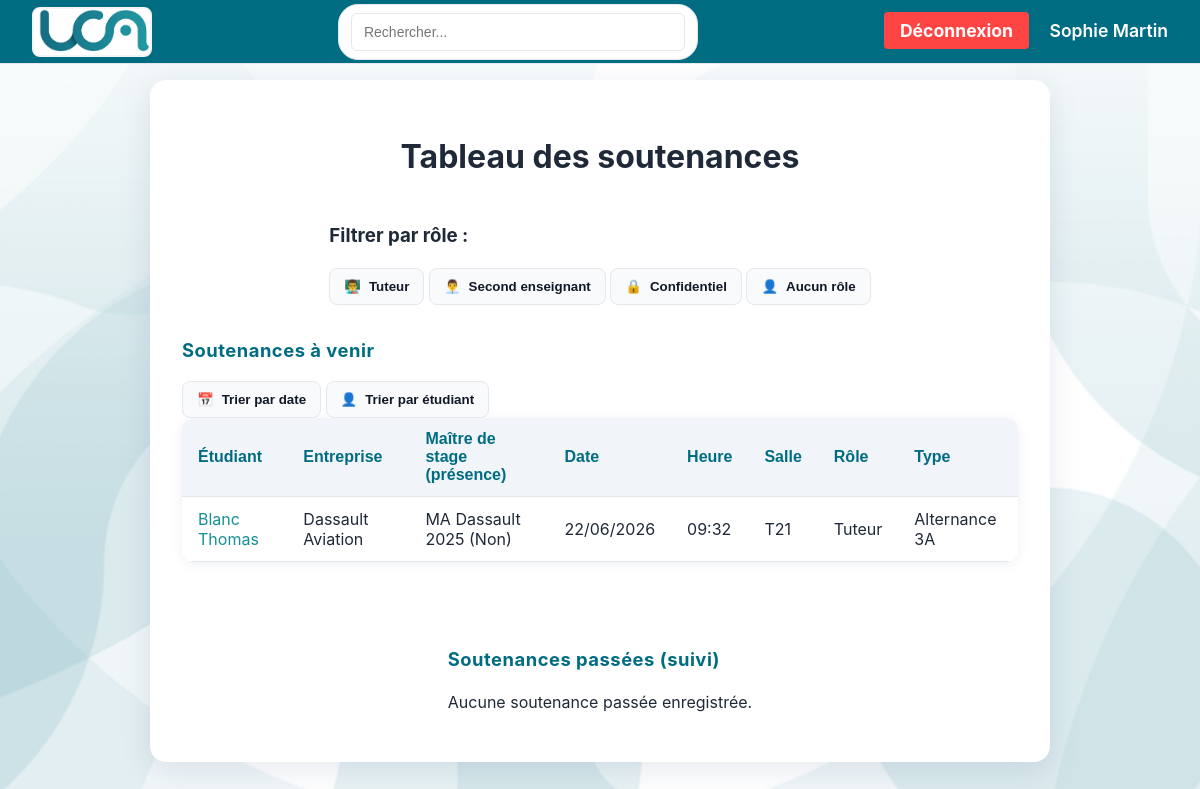
The app's page /front/Front_PartieA/public/index.php (signed in) with its own data.
### tables this page shows
CREATE TABLE `EvalStage` (
  `IdEvalStage` smallint(6) NOT NULL,
  `note` float DEFAULT NULL,
  `commentaireJury` varchar(200) DEFAULT NULL,
  `presenceMaitreStageApp` tinyint(1) DEFAULT NULL,
  `confidentiel` tinyint(1) DEFAULT NULL,
  `date_h` datetime DEFAULT NULL,
  `IdEnseignantTuteur` smallint(6) NOT NULL,
  `Statut` varchar(15) NOT NULL,
  `IdSecondEnseignant` smallint(6) NOT NULL,
  `anneeDebut` smallint(6) NOT NULL,
  `IdModeleEval` smallint(6) NOT NULL,
  `IdEtudiant` smallint(6) NOT NULL,
  `IdSalle` varchar(10) DEFAULT NULL
);

CREATE TABLE `EtudiantsBUT2ou3` (
  `IdEtudiant` smallint(6) NOT NULL,
  `nom` varchar(50) NOT NULL,
  `prenom` varchar(50) NOT NULL,
  `mail` varchar(80) NOT NULL
);

CREATE TABLE `Entreprises` (
  `IdEntreprise` smallint(6) NOT NULL,
  `nom` varchar(50) NOT NULL,
  `villeE` varchar(50) NOT NULL,
  `codePostal` varchar(6) NOT NULL
);

CREATE TABLE `AnneeStage` (
  `anneeDebut` smallint(6) NOT NULL,
  `IdEtudiant` smallint(6) NOT NULL,
  `IdEntreprise` smallint(6) DEFAULT NULL,
  `but3sinon2` tinyint(1) NOT NULL,
  `alternanceBUT3` tinyint(1) NOT NULL,
  `nomMaitreStageApp` varchar(50) DEFAULT NULL,
  `sujet` varchar(200) NOT NULL,
  `noteEntreprise` float DEFAULT NULL CHECK (`noteEntreprise` > 0.5),
  `typeMission` varchar(50) DEFAULT NULL,
  `cadreMission` varchar(200) DEFAULT NULL
);

### front/Front_PartieA/app/controllers/SoutenanceController.php (called while the page is built, shortened)
<?php
require_once __DIR__ . "/../../config/database.php";
require_once __DIR__ . "/../models/Soutenance.php";
class SoutenanceController {
    private $pdo;
    public function __construct($pdo) {
        $this->pdo = $pdo;
    }
    public function afficherPageA($enseignantId) {
        $stmt = $this->pdo->prepare("SELECT IdEnseignant, nom, prenom, mail FROM Enseignants WHERE IdEnseignant = ?");
        $stmt->execute([$enseignantId]);
        $enseignant = $stmt->fetch(PDO::FETCH_ASSOC);
        $enseignantFullName = $enseignant['prenom'] . ' ' . $enseignant['nom'];
        $model = new Soutenance($this->pdo);
        $aVenir = $model->getSoutenancesAVenir($enseignantId);
        $passees = $model->getSoutenancesPassees($enseignantId);
        extract([
            'enseignantFullName' => $enseignantFullName,
            'aVenir' => $aVenir,
            'passees' => $passees,
            'enseignant' => $enseignant
        ]);
        include __DIR__ . '/../views/pageA.php';
    }
}

### front/Front_PartieA/public/index.php (called while the page is built, shortened)
<?php
require_once __DIR__ . '/../config/database.php';
require_once __DIR__ . '/../app/controllers/SoutenanceController.php';
$controller = new SoutenanceController($pdo);
$controller->afficherPageA($_SESSION['professeur_id']);

### front/Front_PartieA/app/models/Soutenance.php (called while the page is built, shortened)
<?php
class Soutenance {
    private $pdo;
    public function __construct($pdo) {
        $this->pdo = $pdo;
    }
    public function getSoutenancesAVenir($idEnseignant) {
        $sql = "
            SELECT
                e.idEtudiant,
                e.nom AS etudiant_nom,
                e.prenom AS etudiant_prenom,
                ent.nom AS entreprise,
                an.nomMaitreStageApp AS maitre,
                es.presenceMaitreStageApp AS maitre_present,
                es.date_h AS date_heure,
                es.IdSalle AS salle,
                es.confidentiel,
                CASE
                    WHEN es.IdEnseignantTuteur = :id THEN 'tuteur'
                    WHEN es.IdSecondEnseignant = :id THEN 'second'
                    ELSE NULL
                END AS role,
                CASE
                    WHEN an.alternanceBUT3 = 1 THEN 'Alternance 3A'
                    WHEN an.but3sinon2 = 1 THEN 'Stage 3A'
                    ELSE 'Stage 2A'
                END AS type_stage
            FROM EvalStage es
            JOIN EtudiantsBUT2ou3 e ON e.IdEtudiant = es.IdEtudiant
            JOIN AnneeStage an ON an.IdEtudiant = e.IdEtudiant AND an.anneeDebut = es.anneeDebut
            JOIN Entreprises ent ON ent.IdEntreprise = an.IdEntreprise
            WHERE es.date_h IS NOT NULL
              AND es.date_h >= NOW()
              AND (es.IdEnseignantTuteur = :id OR es.IdSecondEnseignant = :id)
            ORDER BY es.date_h ASC
        ";
        $stmt = $this->pdo->prepare($sql);
        $stmt->execute(['id' => $idEnseignant]);
        return $stmt->fetchAll(PDO::FETCH_ASSOC);
    }
}

### front/Front_PartieA/app/views/pageA.php (the view, shortened to what this page needs)
<?php
function e($s) {
    return htmlspecialchars((string)$s, ENT_QUOTES, 'UTF-8');
}
?>
<?php include $_SERVER['DOCUMENT_ROOT'].'/projet_sql/front/headerFront.php'; ?>
<!doctype html>
<html lang="fr">
<head>
  <link rel="stylesheet" href="../../../stylee.css">
</head>
<body>
  <div class="admin-block">
    <div class="topbar">
      <h1>Tableau des soutenances</h1>
    </div>
    <div class="filters">
      <h3>Filtrer par rôle :</h3>
      <div class="filter-buttons">
        <button class="filter-btn active" data-filter="tuteur">
          <span class="filter-icon">👨‍🏫</span> Tuteur
        </button>
        <button class="filter-btn active" data-filter="second">
          <span class="filter-icon">👨‍💼</span> Second enseignant
        </button>
        <button class="filter-btn active" data-filter="confidentiel">
          <span class="filter-icon">🔒</span> Confidentiel
        </button>
        <button class="filter-btn active" data-filter="none">
          <span class="filter-icon">👤</span> Aucun rôle
        </button>
      </div>
    </div>
    <section>
      <div class="section-header">
        <h2 class="section-title">Soutenances à venir</h2>
        <div class="sort-buttons">
          <button class="sort-btn active" data-sort="date" data-order="asc">
            <span class="sort-icon">📅</span> Trier par date
          </button>
          <button class="sort-btn" data-sort="etudiant" data-order="asc">
            <span class="sort-icon">👤</span> Trier par étudiant
          </button>
        </div>
      </div>
      <?php if (empty($aVenir)) : ?>
        <p class="muted">Aucune soutenance à venir pour le moment.</p>
      <?php else: ?>
        <table class="styled-table">
          <thead>
            <tr>
              <th>Étudiant</th>
              <th>Entreprise</th>
              <th>Maître de stage (présence)</th>
              <th>Date</th>
              <th>Heure</th>
              <th>Salle</th>
              <th>Rôle</th>
              <th>Type</th>
            </tr>
          </thead>
          <tbody>
<?php foreach ($aVenir as $s) : ?>
  <?php
  $conf = !empty($s['confidentiel']);
  $role = isset($s['role']) ? $s['role'] : '';
  $rowClass = $conf ? 'confidentiel' : ($role === 'tuteur' ? 'tuteur' : ($role === 'second' ? 'second' : ''));
  ?>
  <tr class="<?= e($rowClass) ?>">
    <td><a href="../../PAGEB/index.php?<?= htmlspecialchars(SID) ?>&etudiant_id=<?= e($s['idEtudiant'] ?? '') ?>"><?= e(trim(($s['etudiant_nom'] ?? '') . ' ' . ($s['etudiant_prenom'] ?? '')) ?: '—') ?></a></td>
    <td><?= e($s['entreprise'] ?? '—') ?></td>
    <td><?= e(($s['maitre'] ?? '—') . ' (' . ((isset($s['maitre_present']) && $s['maitre_present']) ? 'Oui' : 'Non') . ')') ?></td>
    <td><?= e(!empty($s['date_heure']) ? date('d/m/Y', strtotime($s['date_heure'])) : '—') ?></td>
    <td><?= e(!empty($s['date_heure']) ? date('H:i', strtotime($s['date_heure'])) : '—') ?></td>
    <td><?= e($s['salle'] ?? '—') ?></td>
    <td><?= e($role ? ucfirst($role) : '—') ?></td>
    <td><?= e($s['type_stage'] ?? '—') ?></td>
  </tr>
<?php endforeach; ?>
          </tbody>
        </table>
      <?php endif; ?>
    </section>
    <section style="margin-top:28px;">
      <h2 class="section-title">Soutenances passées (suivi)</h2>
      <?php if (empty($passees)) : ?>
        <p class="muted">Aucune soutenance passée enregistrée.</p>
      <?php endif; ?>
    </section>
  </div>
  </body>
</html>

### stylee.css (style rules this page uses)
:root { --navy:#006C82; --teal:#178F96; --accent:#FF6E00; --bg:#006C82; --surface:#fff; --text:#1f2937; --muted:#6b7280; --border:#e5e7eb; --menu-selected:#5FC6CC; }
* { box-sizing:border-box }
html,body { height:100% }
body { margin:0; font-family:"Inter","Segoe UI",Roboto,Arial,sans-serif; background: url('fond-uca.png') center center/cover no-repeat fixed; color:var(--text); line-height:1.5; }
.admin-block { max-width: 900px; margin: 80px auto 0 auto; background: var(--surface); border-radius: 16px; box-shadow: 0 8px 32px rgba(0,44,95,0.10); padding: 32px; display: flex; flex-direction: column; align-items: center; }
.section-title { color: var(--navy); font-size: 1.15rem; font-weight: 700; margin: 32px 0 16px 0; letter-spacing: 0.5px; }
.styled-table { width: 100%; border-collapse: collapse; background: var(--surface); border-radius: 12px; overflow: hidden; box-shadow: 0 2px 12px rgba(0,44,95,0.07); margin-bottom: 24px; }
.styled-table th, .styled-table td { padding: 12px 16px; border-bottom: 1px solid var(--border); text-align: left; vertical-align: middle; }
.styled-table thead th { background: #f1f5f9; color: var(--navy); font-weight: 700; }
a { color:var(--teal);text-decoration:none }
.btn,button { display:inline-flex;align-items:center;justify-content:center;gap:8px;border:1px solid var(--border);border-radius:8px;padding:10px 14px;font-weight:700;cursor:pointer;background:#f8fafc;color:#111827 }
table { width:100%;border-collapse:collapse;background:#fff;border-radius:8px;overflow:hidden }
th,td { padding:10px 12px;border-bottom:1px solid var(--border);text-align:left;vertical-align:middle }
thead th { background:#f1f5f9;color:var(--navy);font-weight:700;font-family:'Barlow',Arial,sans-serif }

### records on screen
evalstage: IdEtudiant.prenom "Blanc Thomas", entreprises.nom "Dassault Aviation", presenceMaitreStageApp.nomMaitreStageApp "MA Dassault 2025 (Non)", date_h "22/06/2026", date_h "09:32", IdSalle "T21", role "Tuteur", type_stage "Alternance 3A"

### other values on screen
$nomProfesseur "Sophie Martin"
